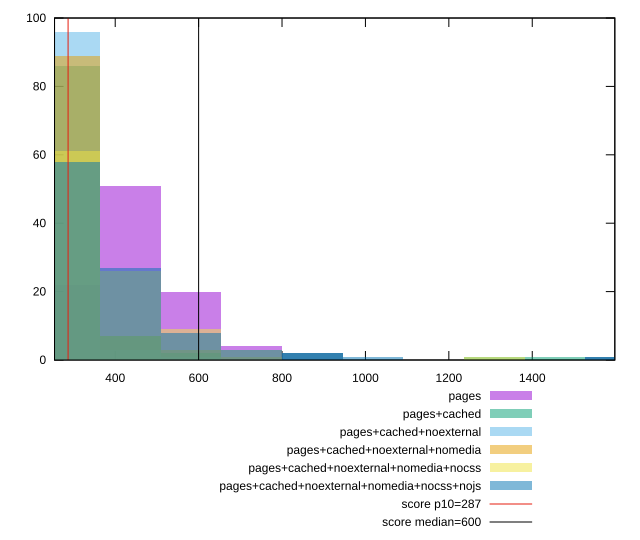

gnuplot code for this plot:
reset

$pages <<EOF
872.5574643099314 2
727.1312202582761 4
436.2787321549657 51
581.7049762066209 20
1599.6886845682075 1
290.85248810331046 22
EOF

$pagesCached <<EOF
290.85248810331046 86
436.2787321549657 7
1599.6886845682075 1
1454.2624405165523 1
1308.836196464897 1
872.5574643099314 2
581.7049762066209 2
EOF

$pagesCachedNoexternal <<EOF
290.85248810331046 96
436.2787321549657 3
581.7049762066209 1
EOF

$pagesCachedNoexternalNomedia <<EOF
290.85248810331046 89
436.2787321549657 7
581.7049762066209 3
727.1312202582761 1
EOF

$pagesCachedNoexternalNomediaNocss <<EOF
290.85248810331046 61
581.7049762066209 9
436.2787321549657 26
1308.836196464897 1
727.1312202582761 3
EOF

$pagesCachedNoexternalNomediaNocssNojs <<EOF
436.2787321549657 27
290.85248810331046 58
581.7049762066209 8
727.1312202582761 3
872.5574643099314 2
1017.9837083615867 1
1599.6886845682075 1
EOF

set key outside below
set boxwidth 145.42624405165523
set xrange [254.5:1597.9999999999982]
set yrange [0:100]
set trange [0:100]
set style fill transparent solid 0.5 noborder

set parametric
set terminal svg size 640, 540 enhanced background rgb 'white'
set output "reprap/total-blocking-time/comparison/histogram/all_raw.svg"

plot $pages title "pages" with boxes, \
     $pagesCached title "pages+cached" with boxes, \
     $pagesCachedNoexternal title "pages+cached+noexternal" with boxes, \
     $pagesCachedNoexternalNomedia title "pages+cached+noexternal+nomedia" with boxes, \
     $pagesCachedNoexternalNomediaNocss title "pages+cached+noexternal+nomedia+nocss" with boxes, \
     $pagesCachedNoexternalNomediaNocssNojs title "pages+cached+noexternal+nomedia+nocss+nojs" with boxes, \
     287,t title "score p10=287", \
     600,t title "score median=600"

reset
